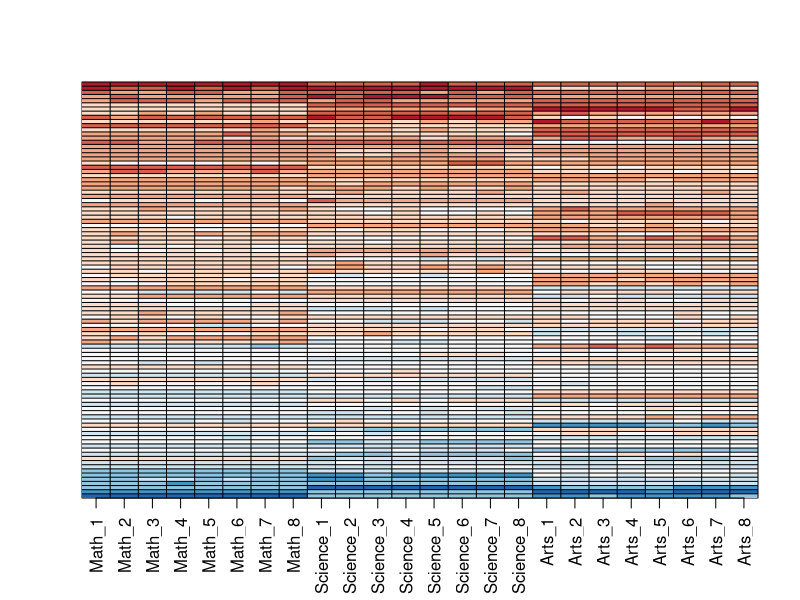
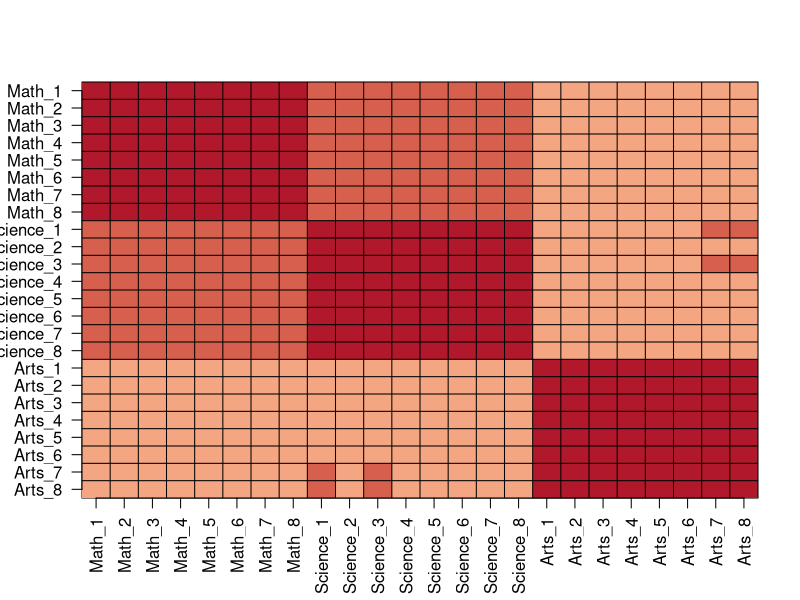
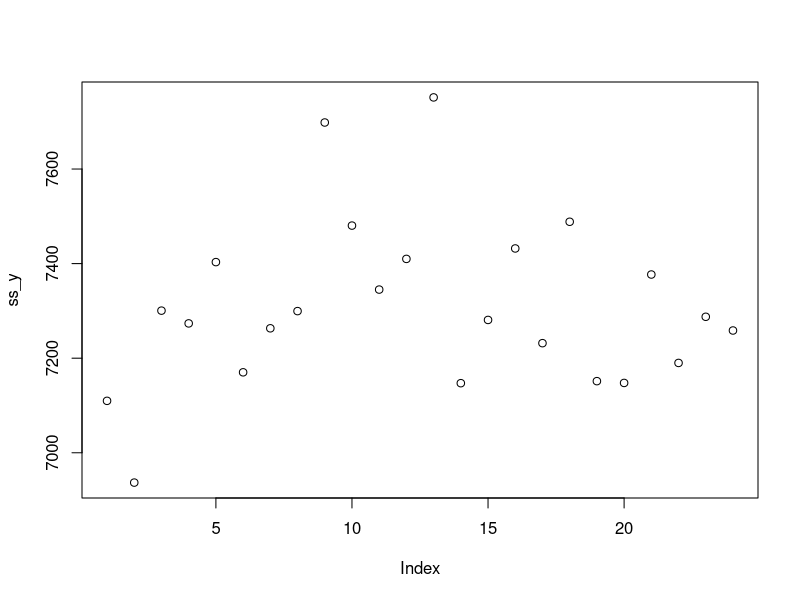
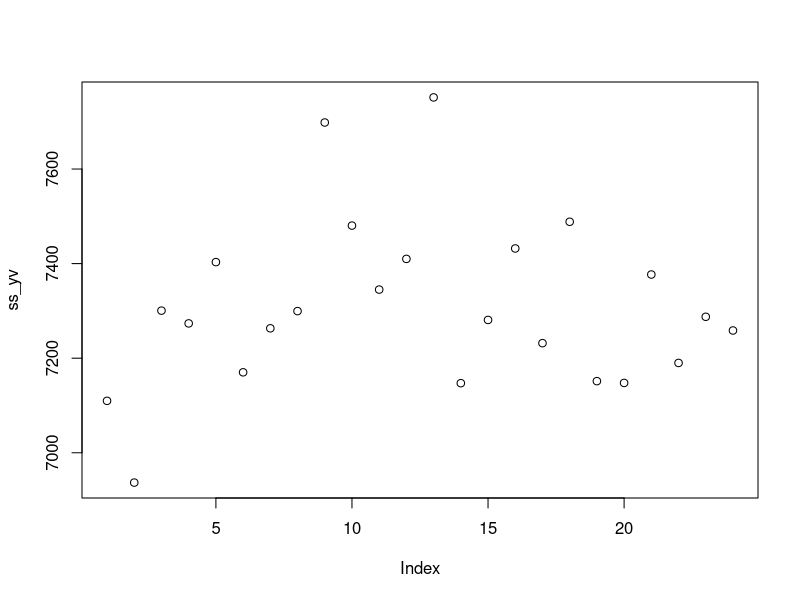
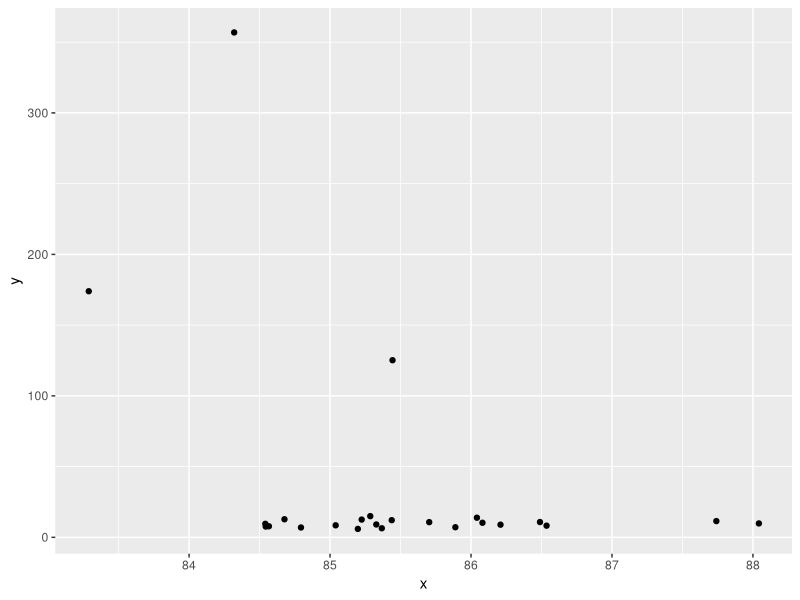
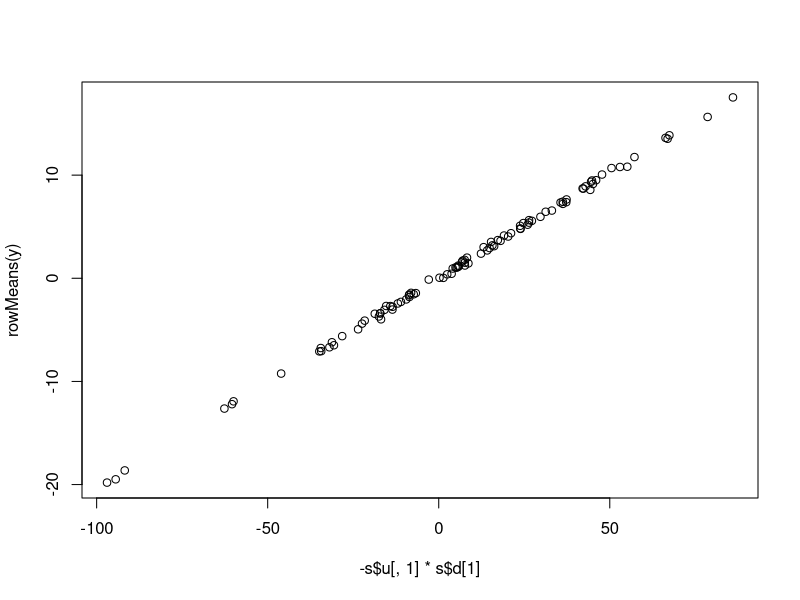
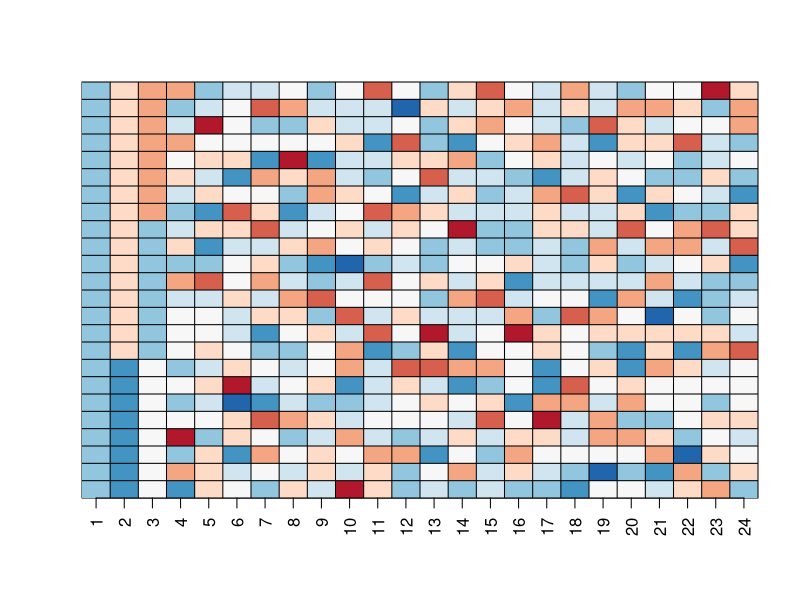
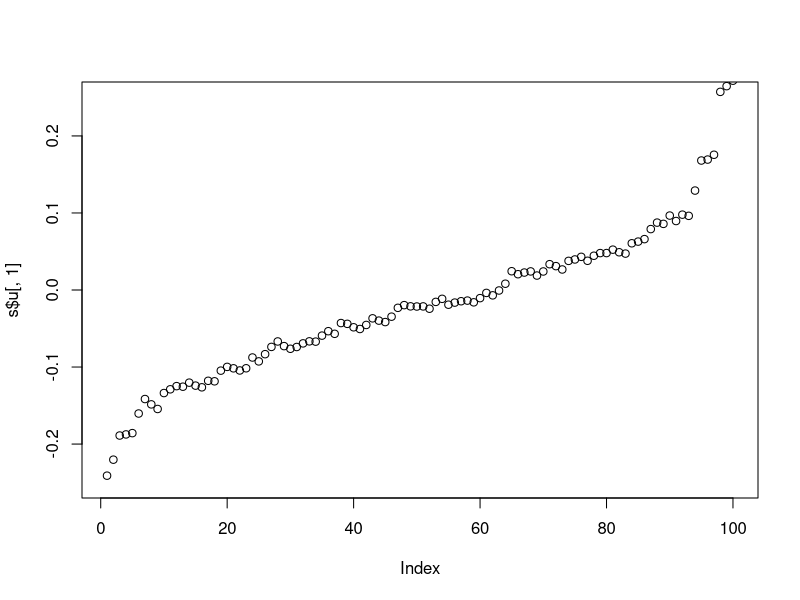

These charts were generated, in order, by the following R code:
#Matrix Factorization
library(tidyverse)
library(caret)
library(dplyr)

set.seed(1987)
#if using R 3.6 or later, use `set.seed(1987, sample.kind="Rounding")` instead
n <- 100
k <- 8
Sigma <- 64  * matrix(c(1, .75, .5, .75, 1, .5, .5, .5, 1), 3, 3) 
m <- MASS::mvrnorm(n, rep(0, 3), Sigma)
m <- m[order(rowMeans(m), decreasing = TRUE),]
y <- m %x% matrix(rep(1, k), nrow = 1) + matrix(rnorm(matrix(n*k*3)), n, k*3)
colnames(y) <- c(paste(rep("Math",k), 1:k, sep="_"),
                 paste(rep("Science",k), 1:k, sep="_"),
                 paste(rep("Arts",k), 1:k, sep="_"))

#Q1
#How would you describe the data based on this figure?
my_image <- function(x, zlim = range(x), ...){
  colors = rev(RColorBrewer::brewer.pal(9, "RdBu"))
  cols <- 1:ncol(x)
  rows <- 1:nrow(x)
  image(cols, rows, t(x[rev(rows),,drop=FALSE]), xaxt = "n", yaxt = "n",
        xlab="", ylab="",  col = colors, zlim = zlim, ...)
  abline(h=rows + 0.5, v = cols + 0.5)
  axis(side = 1, cols, colnames(x), las = 2)
}

my_image(y)

#Q2
#Which of the following best describes what you see?
my_image(cor(y), zlim = c(-1,1))
range(cor(y))
axis(side = 2, 1:ncol(y), rev(colnames(y)), las = 2)

#Q3
#What is the value of sum(ss_y) (and also the value of sum(ss_yv))?
s <- svd(y)
names(s)
#check if SVD work with:
y_svd <- s$u %*% diag(s$d) %*% t(s$v)
max(abs(y - y_svd))

y_sq <- y*y 
ss_y <- colSums(y_sq)
sum(ss_y)

y_svd_sq <- y_svd*y_svd 
ss_yv <- colSums(y_svd_sq)
sum(ss_yv)

#Q4
#What do you observe?
plot(ss_y) 
plot(ss_yv)

#Q5
#Which of these plots is correct?
library(dplyr)
library(ggplot2)
data.frame(x = sqrt(ss_yv), y = s$d) %>%
  ggplot(aes(x,y)) +
  geom_point()

#Q6
#What proportion of the total variability is explained by the first three columns of  YV ?
sum(s$d[1:3]^2) / sum(s$d^2)

#Q7
#Which code is correct?
identical(s$u %*% diag(s$d), sweep(s$u, 2, s$d, FUN = "*"))

#Q8
#What do you observe?
plot(-s$u[,1]*s$d[1], rowMeans(y))
#There is a linear relationship between the average score for each student and  U1d1,1 .

#Q9
#How does the first column relate to the others, and how does this relate to taking an average?
my_image(s$v)
#The first column is very close to being a constant, which implies that the first column of YV is the sum of the rows of Y multiplied by some constant, and is thus proportional to an average.

#UNGRADED
#Q10
plot(s$u[,1], ylim = c(-0.25, 0.25))
plot(s$v[,1], ylim = c(-0.25, 0.25))
with(s, my_image((u[, 1, drop=FALSE]*d[1]) %*% t(v[, 1, drop=FALSE])))
my_image(y)

#Q11
resid <- y - with(s,(u[, 1, drop=FALSE]*d[1]) %*% t(v[, 1, drop=FALSE]))
my_image(cor(resid), zlim = c(-1,1))
axis(side = 2, 1:ncol(y), rev(colnames(y)), las = 2)

plot(s$u[,2], ylim = c(-0.5, 0.5))
plot(s$v[,2], ylim = c(-0.5, 0.5))
with(s, my_image((u[, 2, drop=FALSE]*d[2]) %*% t(v[, 2, drop=FALSE])))
my_image(resid)

#Q12
resid <- y - with(s,sweep(u[, 1:2], 2, d[1:2], FUN="*") %*% t(v[, 1:2]))
my_image(cor(resid), zlim = c(-1,1))
axis(side = 2, 1:ncol(y), rev(colnames(y)), las = 2)

plot(s$u[,3], ylim = c(-0.5, 0.5))
plot(s$v[,3], ylim = c(-0.5, 0.5))
with(s, my_image((u[, 3, drop=FALSE]*d[3]) %*% t(v[, 3, drop=FALSE])))
my_image(resid)

#Q13
resid <- y - with(s,sweep(u[, 1:3], 2, d[1:3], FUN="*") %*% t(v[, 1:3]))
my_image(cor(resid), zlim = c(-1,1))
axis(side = 2, 1:ncol(y), rev(colnames(y)), las = 2)

y_hat <- with(s,sweep(u[, 1:3], 2, d[1:3], FUN="*") %*% t(v[, 1:3]))
my_image(y, zlim = range(y))
my_image(y_hat, zlim = range(y))
my_image(y - y_hat, zlim = range(y))